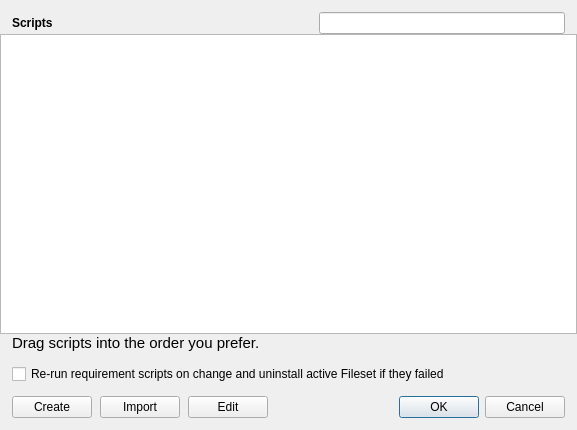
<?xml version="1.0" encoding="UTF-8"?>
<ui version="4.0">
 <class>FilesetScriptsDlg</class>
 <widget class="QWidget" name="FilesetScriptsDlg">
  <property name="geometry">
   <rect>
    <x>0</x>
    <y>0</y>
    <width>577</width>
    <height>430</height>
   </rect>
  </property>
  <property name="sizePolicy">
   <sizepolicy hsizetype="Minimum" vsizetype="Minimum">
    <horstretch>0</horstretch>
    <verstretch>0</verstretch>
   </sizepolicy>
  </property>
  <property name="maximumSize">
   <size>
    <width>16777215</width>
    <height>16777215</height>
   </size>
  </property>
  <property name="windowTitle">
   <string>Fileset Scripts</string>
  </property>
  <layout class="QVBoxLayout" name="verticalLayout" stretch="0,2,0,0,0">
   <property name="spacing">
    <number>0</number>
   </property>
   <property name="leftMargin">
    <number>0</number>
   </property>
   <property name="topMargin">
    <number>0</number>
   </property>
   <property name="rightMargin">
    <number>0</number>
   </property>
   <property name="bottomMargin">
    <number>0</number>
   </property>
   <item>
    <widget class="ViewSearchHeader" name="headerWidget" native="true">
     <layout class="QHBoxLayout" name="horizontalLayout" stretch="0,1,0,1">
      <property name="leftMargin">
       <number>12</number>
      </property>
      <property name="topMargin">
       <number>12</number>
      </property>
      <property name="rightMargin">
       <number>12</number>
      </property>
      <property name="bottomMargin">
       <number>0</number>
      </property>
      <item>
       <widget class="QLabel" name="labelAllScripts">
        <property name="font">
         <font>
          <weight>75</weight>
          <bold>true</bold>
         </font>
        </property>
        <property name="text">
         <string>Scripts</string>
        </property>
       </widget>
      </item>
      <item>
       <spacer name="horizontalSpacer">
        <property name="orientation">
         <enum>Qt::Horizontal</enum>
        </property>
        <property name="sizeHint" stdset="0">
         <size>
          <width>40</width>
          <height>20</height>
         </size>
        </property>
       </spacer>
      </item>
      <item>
       <widget class="QLabel" name="numScriptsField">
        <property name="text">
         <string/>
        </property>
       </widget>
      </item>
      <item>
       <widget class="SearchLineEdit" name="lineEditSearch"/>
      </item>
     </layout>
    </widget>
   </item>
   <item>
    <widget class="ScriptsView" name="treeViewScripts">
     <property name="sizePolicy">
      <sizepolicy hsizetype="Expanding" vsizetype="Expanding">
       <horstretch>0</horstretch>
       <verstretch>0</verstretch>
      </sizepolicy>
     </property>
     <property name="alternatingRowColors">
      <bool>true</bool>
     </property>
     <property name="indentation">
      <number>20</number>
     </property>
     <property name="rootIsDecorated">
      <bool>false</bool>
     </property>
     <property name="itemsExpandable">
      <bool>false</bool>
     </property>
     <property name="allColumnsShowFocus">
      <bool>true</bool>
     </property>
     <property name="expandsOnDoubleClick">
      <bool>false</bool>
     </property>
     <attribute name="headerDefaultSectionSize">
      <number>220</number>
     </attribute>
    </widget>
   </item>
   <item>
    <layout class="QHBoxLayout" name="horizontalLayout_3">
     <property name="leftMargin">
      <number>12</number>
     </property>
     <item>
      <widget class="QLabel" name="orderHintLabel">
       <property name="font">
        <font>
         <pointsize>11</pointsize>
        </font>
       </property>
       <property name="text">
        <string>Drag scripts into the order you prefer.</string>
       </property>
      </widget>
     </item>
    </layout>
   </item>
   <item>
    <layout class="QHBoxLayout" name="horizontalLayout_5">
     <property name="leftMargin">
      <number>12</number>
     </property>
     <property name="topMargin">
      <number>12</number>
     </property>
     <item>
      <widget class="QCheckBox" name="checkBoxRerunRequirementScripts">
       <property name="text">
        <string>Re-run requirement scripts on change and uninstall active Fileset if they failed</string>
       </property>
      </widget>
     </item>
    </layout>
   </item>
   <item>
    <layout class="QHBoxLayout" name="horizontalLayout_2">
     <property name="spacing">
      <number>8</number>
     </property>
     <property name="leftMargin">
      <number>12</number>
     </property>
     <property name="topMargin">
      <number>12</number>
     </property>
     <property name="rightMargin">
      <number>12</number>
     </property>
     <property name="bottomMargin">
      <number>12</number>
     </property>
     <item>
      <widget class="QPushButton" name="pushButtonCreateScript">
       <property name="text">
        <string>Create</string>
       </property>
      </widget>
     </item>
     <item>
      <widget class="QPushButton" name="pushButtonImportScript">
       <property name="text">
        <string>Import</string>
       </property>
      </widget>
     </item>
     <item>
      <widget class="QPushButton" name="pushButtonEditScript">
       <property name="text">
        <string>Edit</string>
       </property>
      </widget>
     </item>
     <item>
      <spacer name="horizontalSpacer_2">
       <property name="orientation">
        <enum>Qt::Horizontal</enum>
       </property>
       <property name="sizeHint" stdset="0">
        <size>
         <width>40</width>
         <height>20</height>
        </size>
       </property>
      </spacer>
     </item>
     <item>
      <widget class="QDialogButtonBox" name="buttonBox">
       <property name="standardButtons">
        <set>QDialogButtonBox::Cancel|QDialogButtonBox::Ok</set>
       </property>
      </widget>
     </item>
    </layout>
   </item>
  </layout>
 </widget>
 <customwidgets>
  <customwidget>
   <class>SearchLineEdit</class>
   <extends>QLineEdit</extends>
   <header>FileWaveGuiLib/searchlineedit/searchlineedit.h</header>
  </customwidget>
  <customwidget>
   <class>ScriptsView</class>
   <extends>QTreeView</extends>
   <header>views/ScriptsView.h</header>
  </customwidget>
  <customwidget>
   <class>ViewSearchHeader</class>
   <extends>QWidget</extends>
   <header>FileWaveGuiLib/searchheader/ViewSearchHeader.h</header>
   <container>1</container>
  </customwidget>
 </customwidgets>
 <resources/>
 <connections/>
 <slots>
  <slot>chooseFilesetIcon()</slot>
 </slots>
</ui>
